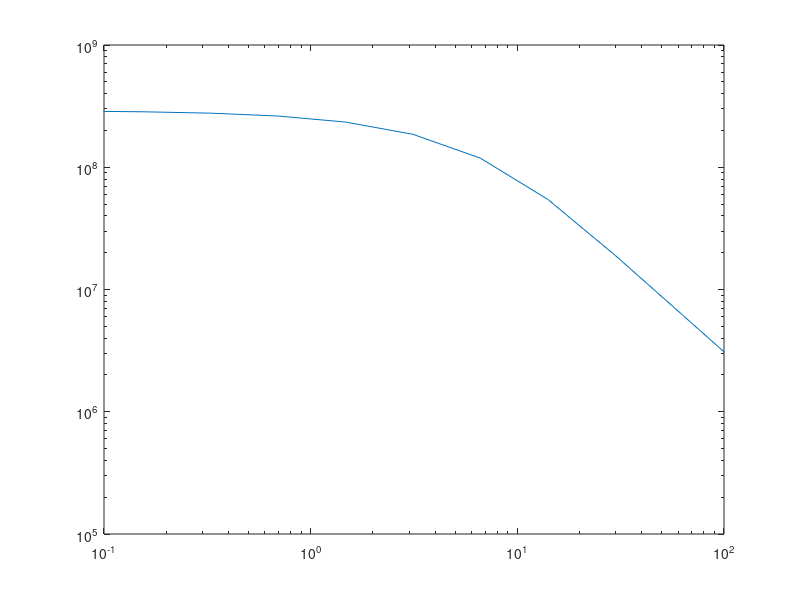

Write the MATLAB code that produced this figure. (Note: this script raises an error after producing the figure.)
function pde = mirror_velocity
% One-dimensional magnetic mirror from the FP paper - evolution of the ion velocity dependence
% of f in the presence of Coulomb collisions with background electrons
% 
% df/dt == 1/v^2 (d/dv(flux_v))
%a
% flux_v == v^3[(m_a/(m_a + m_b))nu_s f) + 0.5*nu_par*v*d/dv(f)]
%
% Run with
%
% asgard(mirror_velocity,'timestep_method','BE')

test = 'c';

pde.CFL = 0.01;

m_e = 9.109*10^-31; %electron mass in kg
m_D = 3.3443*10^-27; %deuterium mass in kgs
m_H = 1.6726*10^-27; %hydrogen mass in kgs
eps_o = 8.85*10^-12; %permittivity of free space in Farad/m
k_b = 1.380*10^-23; %Boltzmann constant in Joules/Kelvin
e = 1.602*10^-19; %charge in Coulombs
ln_delt = 10; %Coulomb logarithm

%Background Species parameter
n_b = 4*10^19; %background density in SI units (particles/m.^3)
T_eV_b = 4; %background temperature in eV
z_b = 1; %atomic number of background
m_b = m_e; %background mass

%Target Specie Parameters
n_a = n_b;
z_a = 1;
m_a = m_e;%target species

v_th = @(T,m) (2*k_b*T./m).^0.5; %thermal velocity function
L_ab = ln_delt*e^4/(m_a*eps_o)^2; %Coefficient accounting for Coluomb force

switch test
    case 'a'
        T_eV_a = 0.05*T_eV_b; %Target temperature in Kelvin\
        offset = 10^6; %case with offset and change in Temperature
    case 'b'
        T_eV_a = 0.05*T_eV_b;
        offset = 0; %case with no offset but change in Temperature
    case 'c'
        T_eV_a = 1000;
        T_a = T_eV_a*11606; %converting to Kelvin
        offset = v_th(T_a,m_a); %case with offset and no change in Temperature
end 
T_b = T_eV_b*11606; %converting to Kelvin
nu_ab0 = n_b*e^4*z_a^2*z_b^2*ln_delt/(2*pi*eps_o^2*m_a^2*v_th(T_b,m_b)^3);
nu_s = @(v) nu_ab0.*(1 + m_a/m_b).*psi(v./v_th(T_b,m_b))./(v./v_th(T_b,m_b)); %Slowing down frequency in s^-1; %parallel diffusion frequency
loglog(0.5*m_a*logspace(-1,7).^2/e, nu_s(logspace(-1,7)))
%ylim([10^4, 10^11]);
xlim([10^-1, 10^2]);
nu_par = @(v) psi(v./v_th(T_b,m_b)).*n_b*L_ab./(2*pi.*v.^3);
maxwell = @(v,x,y) n_a/(pi^3/2.*y^3).*exp(-((v-x)/y).^2);
gauss = @(v,x) n_a/(sqrt(2*pi)*x)*exp(-0.5*((v - x)/x).^2);
norm = v_th(T_b,m_a)*(sqrt(pi)*(v_th(T_a,m_a)^2 + 2*offset^2)*phi((offset - 0.01)/v_th(T_a,m_a)) + 2*v_th(T_a,m_a)*(0.01 + offset)*exp(-(0.01 - offset)^2/v_th(T_a,m_a)^2) + sqrt(pi)*(v_th(T_a,m_a)^2 +2*offset^2)*phi((10^7 - offset)/v_th(T_a,m_a)) - 2*v_th(T_a,m_a)*(10^7 + offset)*exp(-(10^7 - offset)^2/v_th(T_a,m_a)^2))/(v_th(T_a,m_a)^2*(2*0.01*exp(-0.01^2/v_th(T_b,m_a)^2) - 2*10^7*exp(-10^14/v_th(T_b,m_a)^2) + sqrt(pi)*v_th(T_b,m_a)*(phi(10^7/v_th(T_b,m_a)) - phi(0.01/v_th(T_b,m_a)))));
%E = 1.0; %parallel Electric field

%% Setup the dimensions
% 
function ret = phi(x)
        ret = erf(x);
end

function ret = psi(x)     
        dphi_dx = 2./sqrt(pi) * exp(-x.^2);
        ret = 1./(2*x.^2) .* (phi(x) - x.*dphi_dx);   
        ix = find(abs(x)<1e-5); % catch singularity at boundary
        ret(ix) = 0;
end
%soln_t = @(t) exp(-m_a*nu_s.*t/(m_a + m_b));

dim_v.domainMin = 0;
dim_v.domainMax = 3*10^7;
dim_v.jacobian = @(v,p,t) 4.*pi.*v.^2;

%steady state analytic solution
soln_v = @(v) n_a*(2*(m_a/(m_a + m_b))*nu_s./nu_par(v_th(T_b,m_a))).*(1/(4*pi)).*(1./v.^3);
%normalized coordinates by thermal velocity
%v_n_max = dim_v.domainMax/v_th(T_b,m_b);
%v_n_min = dim_v.domainMin/v_th(T_b,m_b);
%initial condition
var = 10^6;
dim_v.init_cond_fn = @(v,p,t) maxwell(v,v_th(T_a,m_a), var);%.*(x == v_b);

BCFunc = @(v) maxwell(v,v_th(T_b,m_a), v_th(T_b,m_a));

% Domain is (a,b)

% The function is defined for the plane
% x = a and x = b
BCL_fList = { ...
    @(v,p,t) v.*0, ... 
    @(t,p) t.*0 + 1
    };

BCR_fList = { ...
    @(v,p,t) BCFunc(v), ... % 
    @(t,p) t.*0 + 1
    };

%%
% Add dimensions to the pde object
% Note that the order of the dimensions must be consistent with this across
% the remainder of this PDE.

pde.dimensions = {dim_v};
num_dims = numel(pde.dimensions);

%% Setup the terms of the PDE

%% 
% -E*Z_a/m_a d/dz(f)

%g1 = @(v,p,t,dat) -E.*Z_a/m_a;
%pterm1  = GRAD(num_dims,g1,-1,'N','N');
%termE_v = TERM_1D({pterm1});
%termE   = TERM_ND(num_dims,{termE_v});

%% 

% term V1 == 1/v^2 d/dv(v^3(m_a/(m_a + m_b))nu_s f))
% term V1 == g(v) q(v)      [mass, g(v) = 1/v^2,  BC N/A]
% q(v) == d/dv(g2(v)f(v))   [grad, g2(v) = v^3(m_a/(m_a + m_b))nu_s, BCL= N, BCR=N]

g1 = @(v,p,t,dat) 1./v.^2;
g2 = @(v,p,t,dat) v.^3.*nu_s(v).*m_a/(m_a + m_b);

pterm1 = MASS(g1);
pterm2  = GRAD(num_dims,g2,-1,'N','D', BCL_fList, BCR_fList);
termV_s = TERM_1D({pterm1,pterm2});
termV1   = TERM_ND(num_dims,{termV_s});

%%
% term V2 == 1/v^2 d/dv(v^4*0.5*nu_par*d/dv(f))
% term V2 == g(v) q(v)      [mass, g(v) = 1/v^2,  BC N/A]
% q(v) == d/dv(g2(v)r(v))   [grad, g2(v) = v^4*0.5*nu_par, BCL= D, BCR=D]
% r(v) = d/dv(g3(v)f)       [grad, g3(v) = 1, BCL=N, BCR=N]

g1 = @(v,p,t,dat) 1./v.^2;
g2 = @(v,p,t,dat) v.^4.*0.5.*nu_par(v);
g3 = @(v,p,t,dat) v.*0 + 1;

pterm1 = MASS(g1);
pterm2 = GRAD(num_dims,g2,+1,'D','N');
pterm3 = GRAD(num_dims,g3,-1,'N','D', BCL_fList, BCR_fList);
termV_par = TERM_1D({pterm1,pterm2,pterm3});
termV2   = TERM_ND(num_dims,{termV_par});

%%
% Add terms to the pde object

pde.terms = {termV1,termV2};

%% Construct some parameters and add to pde object.
%  These might be used within the various functions below.

params.parameter1 = 0;
params.parameter2 = 1;

pde.params = params;

%% Add an arbitrary number of sources to the RHS of the PDE
% Each source term must have nDims + 1

source = { ...
    @(v,p,t) (m_a.*nu_s/(m_a+m_b))*(1-m_a*nu_s/(m_a + m_b)*(4*v+3*t)),   ...   % s1v
    @(t,p) t.*0 + 1 ...   % s1t
    };

%%
% Add sources to the pde data structure
pde.sources = {};

%% Define the analytic solution (optional).
% This requires nDims+time function handles.
    function ans = soln(v,p,t)
        ans = n_a/(pi^3/2.*v_th(T_b,m_a).^3).*exp(-(v./v_th(T_b,m_a)).^2);        
        if isfield(p,'norm_fac')
            ans = ans .* p.norm_fac;
        end
    end
    soln_handle = @soln;


pde.analytic_solutions_1D = { ...    
    @(v,p,t) soln_handle(v,p,t); ...
    @(t,p) t.*0 + 1; 
    };

%%
% Function to set time step
    function dt=set_dt(pde,CFL)
        
        Lmax = pde.dimensions{1}.domainMax;
        LevX = pde.dimensions{1}.lev;
        dt = Lmax/2^LevX*CFL;
    end

pde.set_dt = @set_dt;

end